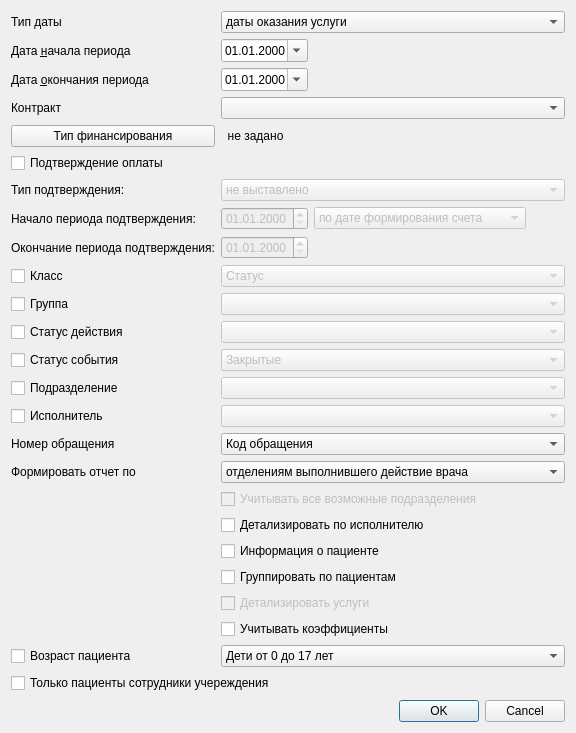
<?xml version="1.0" encoding="UTF-8"?>
<ui version="4.0">
 <class>ReportSetupDoneActionsForRauh</class>
 <widget class="QDialog" name="ReportSetupDoneActionsForRauh">
  <property name="geometry">
   <rect>
    <x>0</x>
    <y>0</y>
    <width>576</width>
    <height>733</height>
   </rect>
  </property>
  <property name="windowTitle">
   <string>Dialog</string>
  </property>
  <layout class="QGridLayout" name="gridLayout">
   <item row="0" column="1" colspan="5">
    <widget class="QComboBox" name="cmbDateType">
     <item>
      <property name="text">
       <string>даты оказания услуги</string>
      </property>
     </item>
     <item>
      <property name="text">
       <string>даты события</string>
      </property>
     </item>
    </widget>
   </item>
   <item row="17" column="1" colspan="5">
    <widget class="QComboBox" name="cmbReportType">
     <item>
      <property name="text">
       <string>отделениям выполнившего действие врача</string>
      </property>
     </item>
     <item>
      <property name="text">
       <string>отделениям за которым закреплено действие</string>
      </property>
     </item>
    </widget>
   </item>
   <item row="16" column="0">
    <widget class="QLabel" name="lblEventIdentifierType">
     <property name="text">
      <string>Номер обращения</string>
     </property>
    </widget>
   </item>
   <item row="2" column="0">
    <widget class="QLabel" name="lblBegDate">
     <property name="text">
      <string>Дата &amp;начала периода</string>
     </property>
     <property name="buddy">
      <cstring>edtBegDate</cstring>
     </property>
    </widget>
   </item>
   <item row="21" column="1" colspan="5">
    <widget class="QCheckBox" name="chkGroupByPatient">
     <property name="text">
      <string>Группировать по пациентам</string>
     </property>
    </widget>
   </item>
   <item row="10" column="0">
    <widget class="QCheckBox" name="chkClass">
     <property name="sizePolicy">
      <sizepolicy hsizetype="Maximum" vsizetype="Fixed">
       <horstretch>0</horstretch>
       <verstretch>0</verstretch>
      </sizepolicy>
     </property>
     <property name="text">
      <string>Класс</string>
     </property>
    </widget>
   </item>
   <item row="18" column="1" colspan="5">
    <widget class="QCheckBox" name="chkAllOrgStructure">
     <property name="enabled">
      <bool>false</bool>
     </property>
     <property name="text">
      <string>Учитывать все возможные подразделения</string>
     </property>
    </widget>
   </item>
   <item row="14" column="0">
    <widget class="QCheckBox" name="chkOrgStructure">
     <property name="text">
      <string>Подразделение</string>
     </property>
    </widget>
   </item>
   <item row="4" column="0">
    <widget class="QLabel" name="lblContract">
     <property name="text">
      <string>Контракт</string>
     </property>
     <property name="buddy">
      <cstring>cmbContract</cstring>
     </property>
    </widget>
   </item>
   <item row="16" column="1" colspan="5">
    <widget class="QComboBox" name="cmbEventIdentifierType">
     <item>
      <property name="text">
       <string>Код обращения</string>
      </property>
     </item>
     <item>
      <property name="text">
       <string>Номер документа</string>
      </property>
     </item>
    </widget>
   </item>
   <item row="12" column="1" colspan="5">
    <widget class="CActionStatusComboBox" name="cmbStatus">
     <property name="enabled">
      <bool>false</bool>
     </property>
    </widget>
   </item>
   <item row="7" column="0">
    <widget class="QLabel" name="lblConfirmationType">
     <property name="text">
      <string>Тип подтверждения:</string>
     </property>
    </widget>
   </item>
   <item row="19" column="1" colspan="5">
    <widget class="QCheckBox" name="chkDetailPerson">
     <property name="text">
      <string>Детализировать по исполнителю</string>
     </property>
    </widget>
   </item>
   <item row="6" column="0" colspan="4">
    <widget class="QCheckBox" name="chkConfirmation">
     <property name="text">
      <string>Подтверждение оплаты</string>
     </property>
    </widget>
   </item>
   <item row="26" column="0">
    <spacer name="verticalSpacer">
     <property name="orientation">
      <enum>Qt::Vertical</enum>
     </property>
     <property name="sizeHint" stdset="0">
      <size>
       <width>20</width>
       <height>40</height>
      </size>
     </property>
    </spacer>
   </item>
   <item row="8" column="0">
    <widget class="QLabel" name="lblBegDateConfirmation">
     <property name="text">
      <string>Начало периода подтверждения:</string>
     </property>
    </widget>
   </item>
   <item row="24" column="1" colspan="5">
    <widget class="QComboBox" name="cmbClientAgeCategory">
     <item>
      <property name="text">
       <string>Дети от 0 до 17 лет</string>
      </property>
     </item>
     <item>
      <property name="text">
       <string>Взрослые от 18 лет</string>
      </property>
     </item>
    </widget>
   </item>
   <item row="15" column="1" colspan="5">
    <widget class="CPersonComboBoxEx" name="cmbPerson">
     <property name="enabled">
      <bool>false</bool>
     </property>
    </widget>
   </item>
   <item row="23" column="1" colspan="5">
    <widget class="QCheckBox" name="chkCoefficient">
     <property name="text">
      <string>Учитывать коэффициенты</string>
     </property>
    </widget>
   </item>
   <item row="12" column="0">
    <widget class="QCheckBox" name="chkStatus">
     <property name="text">
      <string>Статус действия</string>
     </property>
    </widget>
   </item>
   <item row="4" column="1" colspan="5">
    <widget class="CContractComboBox" name="cmbContract"/>
   </item>
   <item row="22" column="1" colspan="5">
    <widget class="QCheckBox" name="chkDetailService">
     <property name="enabled">
      <bool>false</bool>
     </property>
     <property name="text">
      <string>Детализировать услуги</string>
     </property>
    </widget>
   </item>
   <item row="14" column="1" colspan="5">
    <widget class="COrgStructureComboBox" name="cmbOrgStructure">
     <property name="enabled">
      <bool>false</bool>
     </property>
    </widget>
   </item>
   <item row="10" column="1" colspan="5">
    <widget class="QComboBox" name="cmbClass">
     <property name="enabled">
      <bool>false</bool>
     </property>
     <item>
      <property name="text">
       <string>Статус</string>
      </property>
     </item>
     <item>
      <property name="text">
       <string>Диагностика</string>
      </property>
     </item>
     <item>
      <property name="text">
       <string>Лечение</string>
      </property>
     </item>
     <item>
      <property name="text">
       <string>Прочие мероприятия</string>
      </property>
     </item>
     <item>
      <property name="text">
       <string>Назначено</string>
      </property>
     </item>
    </widget>
   </item>
   <item row="3" column="0">
    <widget class="QLabel" name="lblEndDate">
     <property name="text">
      <string>Дата &amp;окончания периода</string>
     </property>
     <property name="buddy">
      <cstring>edtEndDate</cstring>
     </property>
    </widget>
   </item>
   <item row="25" column="0" colspan="6">
    <widget class="QCheckBox" name="chkOnlyClientAsPersonInLPU">
     <property name="text">
      <string>Только пациенты сотрудники учереждения</string>
     </property>
    </widget>
   </item>
   <item row="24" column="0">
    <widget class="QCheckBox" name="chkClientAgeCategory">
     <property name="text">
      <string>Возраст пациента</string>
     </property>
    </widget>
   </item>
   <item row="15" column="0">
    <widget class="QCheckBox" name="chkPerson">
     <property name="text">
      <string>Исполнитель</string>
     </property>
    </widget>
   </item>
   <item row="11" column="1" colspan="5">
    <widget class="CActionTypeComboBoxMCL" name="cmbActionTypeGroup">
     <property name="enabled">
      <bool>false</bool>
     </property>
    </widget>
   </item>
   <item row="20" column="1" colspan="5">
    <widget class="QCheckBox" name="chkPatientInfo">
     <property name="text">
      <string>Информация о пациенте</string>
     </property>
    </widget>
   </item>
   <item row="27" column="0" colspan="6">
    <widget class="QDialogButtonBox" name="buttonBox">
     <property name="sizePolicy">
      <sizepolicy hsizetype="Expanding" vsizetype="Fixed">
       <horstretch>0</horstretch>
       <verstretch>0</verstretch>
      </sizepolicy>
     </property>
     <property name="orientation">
      <enum>Qt::Horizontal</enum>
     </property>
     <property name="standardButtons">
      <set>QDialogButtonBox::Cancel|QDialogButtonBox::Ok</set>
     </property>
    </widget>
   </item>
   <item row="0" column="0">
    <widget class="QLabel" name="lblDateType">
     <property name="text">
      <string>Тип даты</string>
     </property>
    </widget>
   </item>
   <item row="17" column="0">
    <widget class="QLabel" name="lblReportType">
     <property name="text">
      <string>Формировать отчет по</string>
     </property>
     <property name="buddy">
      <cstring>cmbReportType</cstring>
     </property>
    </widget>
   </item>
   <item row="13" column="0">
    <widget class="QCheckBox" name="chkEventStatus">
     <property name="text">
      <string>Статус события</string>
     </property>
    </widget>
   </item>
   <item row="13" column="1" colspan="5">
    <widget class="QComboBox" name="cmbEventStatus">
     <property name="enabled">
      <bool>false</bool>
     </property>
     <item>
      <property name="text">
       <string>Закрытые</string>
      </property>
     </item>
     <item>
      <property name="text">
       <string>Открытые</string>
      </property>
     </item>
    </widget>
   </item>
   <item row="11" column="0">
    <widget class="QCheckBox" name="chkActionTypeGroup">
     <property name="sizePolicy">
      <sizepolicy hsizetype="Maximum" vsizetype="Fixed">
       <horstretch>0</horstretch>
       <verstretch>0</verstretch>
      </sizepolicy>
     </property>
     <property name="text">
      <string>Группа</string>
     </property>
    </widget>
   </item>
   <item row="9" column="0">
    <widget class="QLabel" name="lblEndDateConfirmation">
     <property name="text">
      <string>Окончание периода подтверждения:</string>
     </property>
    </widget>
   </item>
   <item row="8" column="1">
    <widget class="CDateEdit" name="edtConfirmationBegDate">
     <property name="enabled">
      <bool>false</bool>
     </property>
     <property name="displayFormat">
      <string>dd.MM.yyyy</string>
     </property>
    </widget>
   </item>
   <item row="9" column="1">
    <widget class="CDateEdit" name="edtConfirmationEndDate">
     <property name="enabled">
      <bool>false</bool>
     </property>
     <property name="displayFormat">
      <string>dd.MM.yyyy</string>
     </property>
    </widget>
   </item>
   <item row="8" column="2">
    <widget class="QComboBox" name="cmbConfirmationPeriodType">
     <property name="enabled">
      <bool>false</bool>
     </property>
     <item>
      <property name="text">
       <string>по дате формирования счета</string>
      </property>
     </item>
     <item>
      <property name="text">
       <string>по дате подтверждения оплаты</string>
      </property>
     </item>
    </widget>
   </item>
   <item row="5" column="0">
    <widget class="QPushButton" name="btnFinanceTypeList">
     <property name="text">
      <string>Тип финансирования</string>
     </property>
    </widget>
   </item>
   <item row="5" column="1" colspan="4">
    <widget class="QLabel" name="lblFinanceTypeList">
     <property name="text">
      <string>  не задано</string>
     </property>
    </widget>
   </item>
   <item row="8" column="3" colspan="3">
    <spacer name="horizontalSpacer_3">
     <property name="orientation">
      <enum>Qt::Horizontal</enum>
     </property>
     <property name="sizeHint" stdset="0">
      <size>
       <width>40</width>
       <height>20</height>
      </size>
     </property>
    </spacer>
   </item>
   <item row="7" column="1" colspan="5">
    <widget class="QComboBox" name="cmbConfirmationType">
     <property name="enabled">
      <bool>false</bool>
     </property>
     <item>
      <property name="text">
       <string>не выставлено</string>
      </property>
     </item>
     <item>
      <property name="text">
       <string>выставлено</string>
      </property>
     </item>
     <item>
      <property name="text">
       <string>оплачено</string>
      </property>
     </item>
     <item>
      <property name="text">
       <string>отказано</string>
      </property>
     </item>
    </widget>
   </item>
   <item row="9" column="2" colspan="3">
    <spacer name="horizontalSpacer_2">
     <property name="orientation">
      <enum>Qt::Horizontal</enum>
     </property>
     <property name="sizeHint" stdset="0">
      <size>
       <width>40</width>
       <height>20</height>
      </size>
     </property>
    </spacer>
   </item>
   <item row="2" column="1">
    <widget class="CDateEdit" name="edtBegDate">
     <property name="sizePolicy">
      <sizepolicy hsizetype="Preferred" vsizetype="Fixed">
       <horstretch>0</horstretch>
       <verstretch>0</verstretch>
      </sizepolicy>
     </property>
     <property name="displayFormat">
      <string>dd.MM.yyyy</string>
     </property>
     <property name="calendarPopup">
      <bool>true</bool>
     </property>
    </widget>
   </item>
   <item row="2" column="2" colspan="4">
    <spacer name="horizontalSpacer">
     <property name="orientation">
      <enum>Qt::Horizontal</enum>
     </property>
     <property name="sizeHint" stdset="0">
      <size>
       <width>40</width>
       <height>20</height>
      </size>
     </property>
    </spacer>
   </item>
   <item row="3" column="1">
    <widget class="CDateEdit" name="edtEndDate">
     <property name="sizePolicy">
      <sizepolicy hsizetype="Preferred" vsizetype="Fixed">
       <horstretch>0</horstretch>
       <verstretch>0</verstretch>
      </sizepolicy>
     </property>
     <property name="displayFormat">
      <string>dd.MM.yyyy</string>
     </property>
     <property name="calendarPopup">
      <bool>true</bool>
     </property>
    </widget>
   </item>
   <item row="3" column="2" colspan="4">
    <spacer name="horizontalSpacer_4">
     <property name="orientation">
      <enum>Qt::Horizontal</enum>
     </property>
     <property name="sizeHint" stdset="0">
      <size>
       <width>40</width>
       <height>20</height>
      </size>
     </property>
    </spacer>
   </item>
  </layout>
 </widget>
 <customwidgets>
  <customwidget>
   <class>CDateEdit</class>
   <extends>QDateEdit</extends>
   <header>library/DateEdit.h</header>
  </customwidget>
  <customwidget>
   <class>CPersonComboBoxEx</class>
   <extends>QComboBox</extends>
   <header>Orgs/PersonComboBoxEx.h</header>
  </customwidget>
  <customwidget>
   <class>COrgStructureComboBox</class>
   <extends>QComboBox</extends>
   <header>Orgs/OrgStructComboBoxes.h</header>
  </customwidget>
  <customwidget>
   <class>CContractComboBox</class>
   <extends>QComboBox</extends>
   <header>Accounting/ContractComboBox.h</header>
  </customwidget>
  <customwidget>
   <class>CActionTypeComboBoxMCL</class>
   <extends>QComboBox</extends>
   <header>Events/ActionTypeComboBox.h</header>
  </customwidget>
  <customwidget>
   <class>CActionStatusComboBox</class>
   <extends>QComboBox</extends>
   <header location="global">Events/ActionStatus.h</header>
  </customwidget>
 </customwidgets>
 <tabstops>
  <tabstop>cmbDateType</tabstop>
  <tabstop>edtBegDate</tabstop>
  <tabstop>edtEndDate</tabstop>
  <tabstop>cmbContract</tabstop>
  <tabstop>btnFinanceTypeList</tabstop>
  <tabstop>chkConfirmation</tabstop>
  <tabstop>cmbConfirmationType</tabstop>
  <tabstop>edtConfirmationBegDate</tabstop>
  <tabstop>edtConfirmationEndDate</tabstop>
  <tabstop>cmbConfirmationPeriodType</tabstop>
  <tabstop>chkClass</tabstop>
  <tabstop>cmbClass</tabstop>
  <tabstop>chkActionTypeGroup</tabstop>
  <tabstop>cmbActionTypeGroup</tabstop>
  <tabstop>chkStatus</tabstop>
  <tabstop>cmbStatus</tabstop>
  <tabstop>chkEventStatus</tabstop>
  <tabstop>cmbEventStatus</tabstop>
  <tabstop>chkOrgStructure</tabstop>
  <tabstop>cmbOrgStructure</tabstop>
  <tabstop>chkPerson</tabstop>
  <tabstop>cmbPerson</tabstop>
  <tabstop>cmbEventIdentifierType</tabstop>
  <tabstop>cmbReportType</tabstop>
  <tabstop>chkAllOrgStructure</tabstop>
  <tabstop>chkDetailPerson</tabstop>
  <tabstop>chkPatientInfo</tabstop>
  <tabstop>chkGroupByPatient</tabstop>
  <tabstop>chkDetailService</tabstop>
  <tabstop>chkCoefficient</tabstop>
  <tabstop>chkClientAgeCategory</tabstop>
  <tabstop>cmbClientAgeCategory</tabstop>
  <tabstop>chkOnlyClientAsPersonInLPU</tabstop>
  <tabstop>buttonBox</tabstop>
 </tabstops>
 <resources/>
 <connections>
  <connection>
   <sender>buttonBox</sender>
   <signal>accepted()</signal>
   <receiver>ReportSetupDoneActionsForRauh</receiver>
   <slot>accept()</slot>
   <hints>
    <hint type="sourcelabel">
     <x>480</x>
     <y>739</y>
    </hint>
    <hint type="destinationlabel">
     <x>157</x>
     <y>255</y>
    </hint>
   </hints>
  </connection>
  <connection>
   <sender>buttonBox</sender>
   <signal>rejected()</signal>
   <receiver>ReportSetupDoneActionsForRauh</receiver>
   <slot>reject()</slot>
   <hints>
    <hint type="sourcelabel">
     <x>480</x>
     <y>739</y>
    </hint>
    <hint type="destinationlabel">
     <x>286</x>
     <y>255</y>
    </hint>
   </hints>
  </connection>
  <connection>
   <sender>chkStatus</sender>
   <signal>toggled(bool)</signal>
   <receiver>cmbStatus</receiver>
   <slot>setEnabled(bool)</slot>
   <hints>
    <hint type="sourcelabel">
     <x>71</x>
     <y>338</y>
    </hint>
    <hint type="destinationlabel">
     <x>690</x>
     <y>340</y>
    </hint>
   </hints>
  </connection>
  <connection>
   <sender>chkOrgStructure</sender>
   <signal>toggled(bool)</signal>
   <receiver>cmbOrgStructure</receiver>
   <slot>setEnabled(bool)</slot>
   <hints>
    <hint type="sourcelabel">
     <x>97</x>
     <y>396</y>
    </hint>
    <hint type="destinationlabel">
     <x>686</x>
     <y>398</y>
    </hint>
   </hints>
  </connection>
  <connection>
   <sender>chkClientAgeCategory</sender>
   <signal>toggled(bool)</signal>
   <receiver>cmbClientAgeCategory</receiver>
   <slot>setEnabled(bool)</slot>
   <hints>
    <hint type="sourcelabel">
     <x>114</x>
     <y>662</y>
    </hint>
    <hint type="destinationlabel">
     <x>556</x>
     <y>664</y>
    </hint>
   </hints>
  </connection>
  <connection>
   <sender>chkPerson</sender>
   <signal>toggled(bool)</signal>
   <receiver>cmbPerson</receiver>
   <slot>setEnabled(bool)</slot>
   <hints>
    <hint type="sourcelabel">
     <x>117</x>
     <y>425</y>
    </hint>
    <hint type="destinationlabel">
     <x>562</x>
     <y>427</y>
    </hint>
   </hints>
  </connection>
  <connection>
   <sender>chkGroupByPatient</sender>
   <signal>toggled(bool)</signal>
   <receiver>chkDetailService</receiver>
   <slot>setEnabled(bool)</slot>
   <hints>
    <hint type="sourcelabel">
     <x>576</x>
     <y>585</y>
    </hint>
    <hint type="destinationlabel">
     <x>587</x>
     <y>610</y>
    </hint>
   </hints>
  </connection>
  <connection>
   <sender>chkEventStatus</sender>
   <signal>toggled(bool)</signal>
   <receiver>cmbEventStatus</receiver>
   <slot>setEnabled(bool)</slot>
   <hints>
    <hint type="sourcelabel">
     <x>58</x>
     <y>367</y>
    </hint>
    <hint type="destinationlabel">
     <x>410</x>
     <y>369</y>
    </hint>
   </hints>
  </connection>
  <connection>
   <sender>chkClass</sender>
   <signal>toggled(bool)</signal>
   <receiver>cmbClass</receiver>
   <slot>setEnabled(bool)</slot>
   <hints>
    <hint type="sourcelabel">
     <x>36</x>
     <y>280</y>
    </hint>
    <hint type="destinationlabel">
     <x>647</x>
     <y>282</y>
    </hint>
   </hints>
  </connection>
  <connection>
   <sender>chkActionTypeGroup</sender>
   <signal>toggled(bool)</signal>
   <receiver>cmbActionTypeGroup</receiver>
   <slot>setEnabled(bool)</slot>
   <hints>
    <hint type="sourcelabel">
     <x>40</x>
     <y>309</y>
    </hint>
    <hint type="destinationlabel">
     <x>647</x>
     <y>311</y>
    </hint>
   </hints>
  </connection>
  <connection>
   <sender>chkConfirmation</sender>
   <signal>toggled(bool)</signal>
   <receiver>cmbConfirmationType</receiver>
   <slot>setEnabled(bool)</slot>
   <hints>
    <hint type="sourcelabel">
     <x>370</x>
     <y>157</y>
    </hint>
    <hint type="destinationlabel">
     <x>483</x>
     <y>184</y>
    </hint>
   </hints>
  </connection>
  <connection>
   <sender>chkConfirmation</sender>
   <signal>toggled(bool)</signal>
   <receiver>cmbConfirmationPeriodType</receiver>
   <slot>setEnabled(bool)</slot>
   <hints>
    <hint type="sourcelabel">
     <x>370</x>
     <y>157</y>
    </hint>
    <hint type="destinationlabel">
     <x>431</x>
     <y>213</y>
    </hint>
   </hints>
  </connection>
  <connection>
   <sender>chkConfirmation</sender>
   <signal>toggled(bool)</signal>
   <receiver>edtConfirmationBegDate</receiver>
   <slot>setEnabled(bool)</slot>
   <hints>
    <hint type="sourcelabel">
     <x>370</x>
     <y>157</y>
    </hint>
    <hint type="destinationlabel">
     <x>276</x>
     <y>212</y>
    </hint>
   </hints>
  </connection>
  <connection>
   <sender>chkConfirmation</sender>
   <signal>toggled(bool)</signal>
   <receiver>edtConfirmationEndDate</receiver>
   <slot>setEnabled(bool)</slot>
   <hints>
    <hint type="sourcelabel">
     <x>370</x>
     <y>157</y>
    </hint>
    <hint type="destinationlabel">
     <x>276</x>
     <y>241</y>
    </hint>
   </hints>
  </connection>
 </connections>
</ui>
